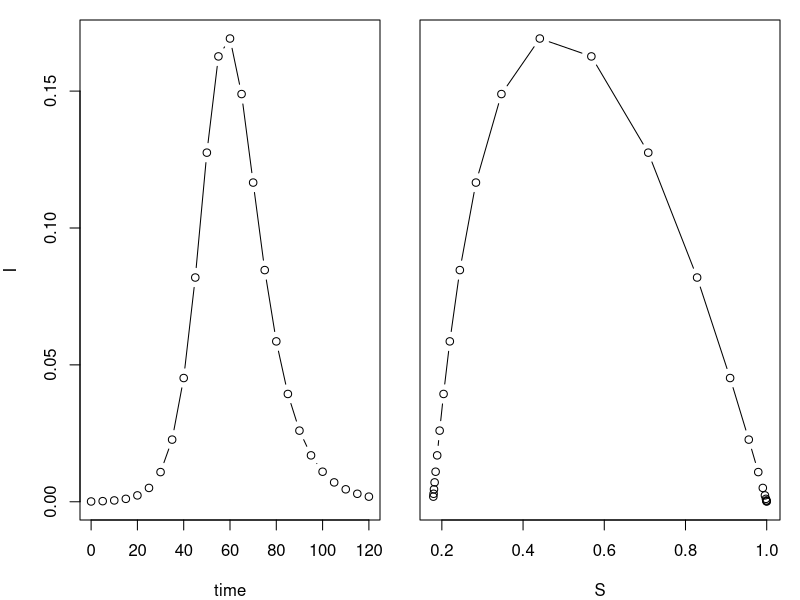
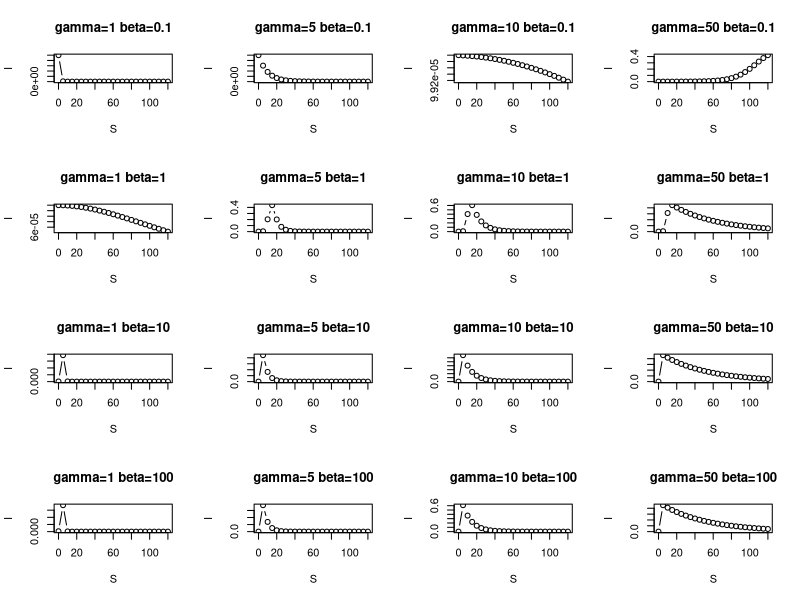
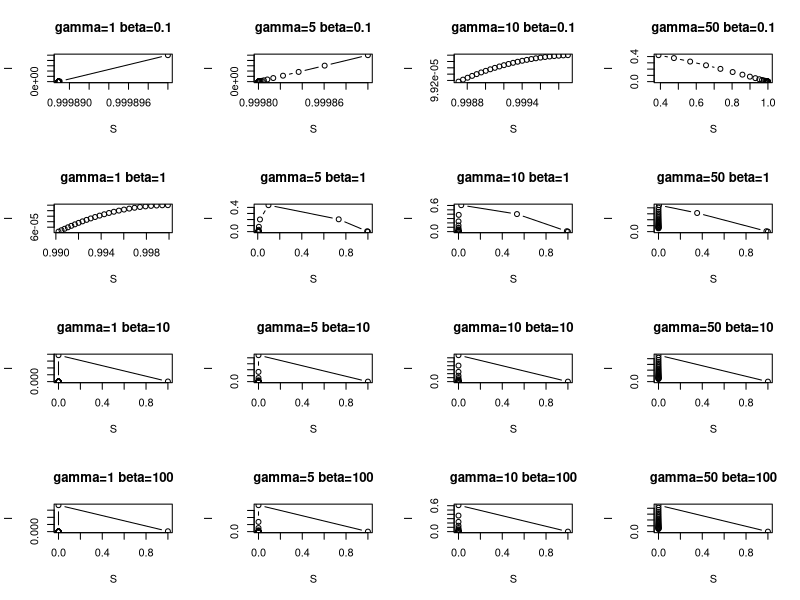
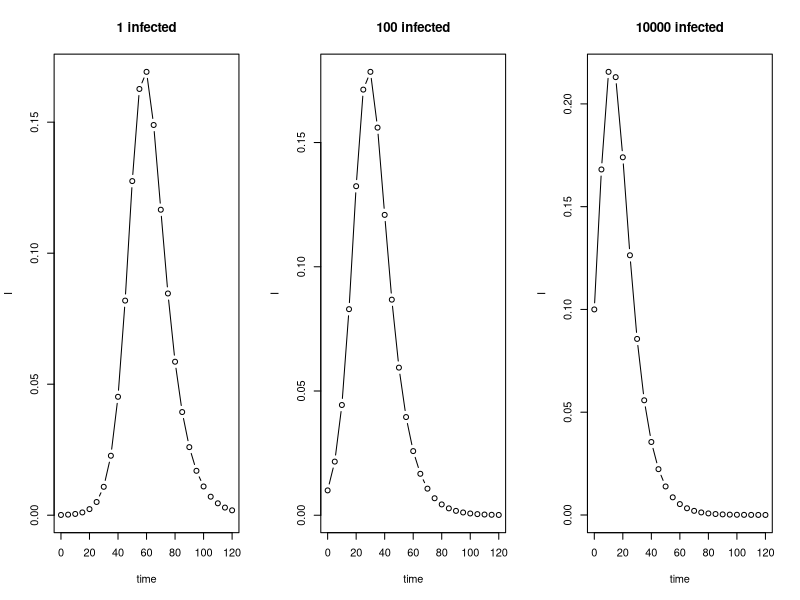
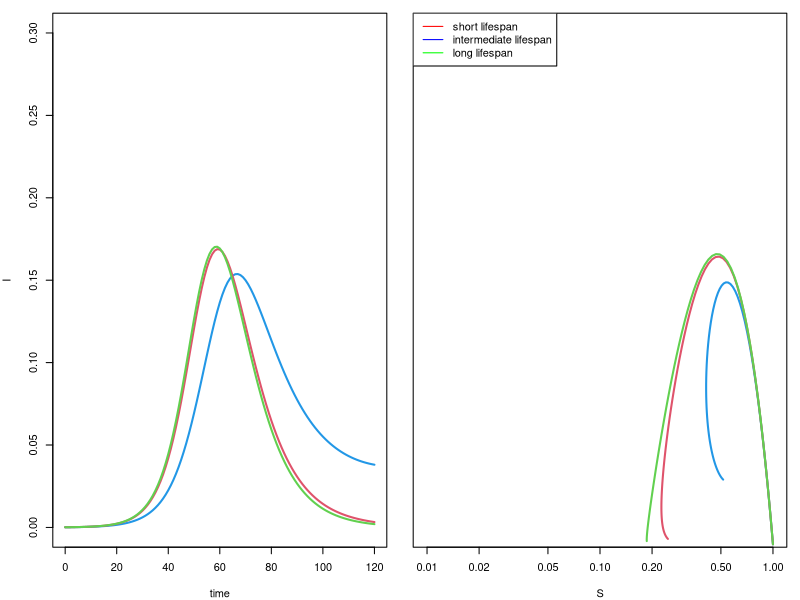
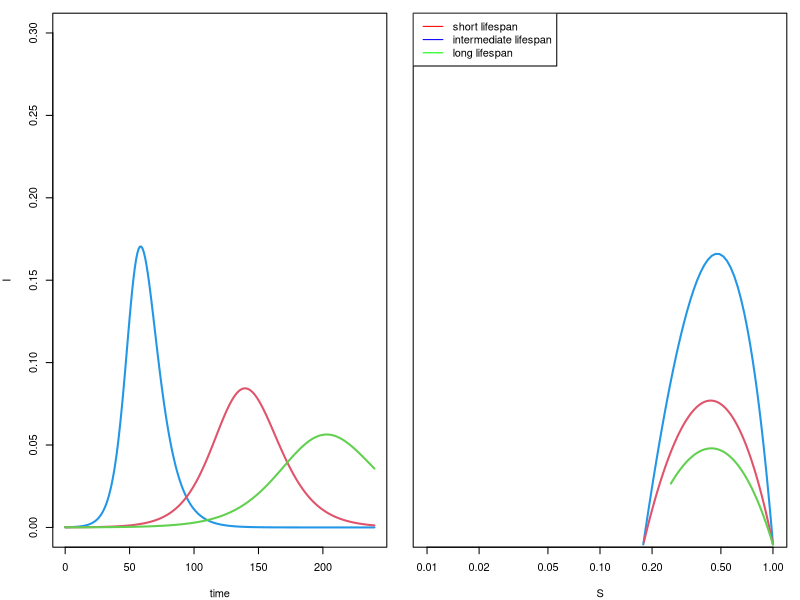

Generate these figures, in order, with R:
## Exercise 1 
## Basic SIR model

# demographically closed SIR model 

require(deSolve)

# Define the ODE model
sir.model.closed <- function(t, x, params){ #t=time, x=init.state, params=parameters
  S <- x[1]
  I <- x[2]
  R <- x[3]
  with(
    as.list(params),
    {
      dS <- -beta*S*I
      dI <- beta*S*I - gamma*I
      dR <- gamma*I
      dx <- c(dS,dI,dR)
      list(dx)
    }
  )
}

# Set initial conditions
#   time length
times <- seq(0,120,5)
#   list of parameters
params <- c(
  beta=0.3,
  gamma=1/7
)
#   Initial conditions - PROPORTIONS not NUMBERS
xstart <- c(
  S=9999/10000,
  I=1/10000,
  R=0
)

# solve the ODEs 
out <- as.data.frame(ode(xstart,times,sir.model.closed,params))

# plot the results
op <- par(fig=c(0,0.5,0,1),mar=c(4,4,1,1)) # set graph parameters
plot(data=out,I~time,type='b')                  ## Plot infected over time 
par(fig=c(0.5,1,0,1),mar=c(4,1,1,1),new=T) # set new graph parameters
plot(data=out,I~S,type='b',yaxt='n',xlab='S')   ## Plot infected vs susceptible ("phase portrait")
par(op)

########################################################################
########################################################################
## Explore dynamics over different beta and gamma values
beta_seq <- c(0.1, 1, 10, 100)
gamma_seq <- c(1, 5, 10, 50)
# time series
par(mfrow=c(4,4))
for(beta in beta_seq){
  params[["beta"]] <- beta
  
  for(gamma in gamma_seq){
  params[["gamma"]] <- 1/gamma
  
  out <- as.data.frame(ode(xstart,times,sir.model.closed,params))
  plot(data=out,I~time,type='b',xlab='S', main=paste0("gamma=",gamma, " beta=",beta))
  }
}

# phase portrait
par(mfrow=c(4,4))
for(beta in beta_seq){
  params[["beta"]] <- beta
  
  for(gamma in gamma_seq){
  params[["gamma"]] <- 1/gamma
  
  out <- as.data.frame(ode(xstart,times,sir.model.closed,params))
  plot(data=out,I~S,type='b',xlab='S', main=paste0("gamma=",gamma, " beta=",beta))
  }
}


## Explore dynamics over different initial state values
par(mfrow=c(1,3))
params <- c(beta=0.3, gamma=1/7)
xstart <- xstart <- c( # 1 infected
  S=9999/10000,
  I=1/10000,
  R=0
)
out <- as.data.frame(ode(xstart,times,sir.model.closed,params))
plot(data=out,I~time,type='b',xlab='time', main="1 infected")


xstart <- xstart <- c( # 100 infected
  S=9990/10000,
  I=100/10000,
  R=0
)
out <- as.data.frame(ode(xstart,times,sir.model.closed,params))
plot(data=out,I~time,type='b',xlab='time', main="100 infected")


xstart <- xstart <- c( # 1000 infected
  S=9000/10000,
  I=1000/10000,
  R=0
)
out <- as.data.frame(ode(xstart,times,sir.model.closed,params))
plot(data=out,I~time,type='b',xlab='time', main="10000 infected")


########################################################################
########################################################################
# Change to demographically open model
  
  sir.model.open <- function(t, x, params){ #t=time, x=init.state, params=parameters
    S <- x[1]
    I <- x[2]
    R <- x[3]
    with(
      as.list(params),
      {
        dS <- -beta*S*I + mu*(S+I+R) - mu*S
        dI <- beta*S*I - gamma*I - mu*I
        dR <- gamma*I - mu*R
        dx <- c(dS,dI,dR)
        list(dx)
      }
    )
  }
  times <- seq(0,120, 1)
  xstart <- xstart <- c( # 100 infected
    S=9999/10000,
    I=1/10000,
    R=0
  )
  # birth rate 1/(365*60) <- assumes lifespan of 60 years and 1 offspring per person
  params1 <- c(beta=0.3, gamma=1/7, mu=1/52)
  params2 <- c(beta=0.3, gamma=1/7, mu=1/520)
  params3 <- c(beta=0.3, gamma=1/7, mu=1/5200)
  
  out1 <- as.data.frame(ode(xstart,times,sir.model.open,params1))
  out2 <- as.data.frame(ode(xstart,times,sir.model.open,params2))
  out3 <- as.data.frame(ode(xstart,times,sir.model.open,params3))
  
  op <- par(fig=c(0,0.5,0,1),mar=c(4,4,1,1)) # set graph parameters
  plot(data=out1,I~time,type='l', col=4, ylim=c(0, 0.3), lwd=2)
  lines(data=out2,I~time, type='l', col=2, lwd=2)
  lines(data=out3,I~time, type='l', col=3, lwd=2)
  par(fig=c(0.5,1,0,1),mar=c(4,1,1,1),new=T) # set new graph parameters
  plot(data=out1,I~S,type='l', col=4, log='x',yaxt='n',xlab='S', ylim=c(0.01, 0.3), xlim=c(0.01, 1), lwd=2)
  lines(data=out2,I~S, type='l', col=2, lwd=2)
  lines(data=out3,I~S, type='l', col=3, lwd=2)
  legend('topleft', col=c('red','blue','green'), lty=1,
          legend=c('short lifespan', 'intermediate lifespan', 'long lifespan'))
  par(op)

########################################################################
########################################################################
# Change to SEIR model
seir.model.open <- function(t, x, params){ 
  S <- x[1]
  E <- x[2]
  I <- x[3]
  R <- x[4]
  with(
    as.list(params),
    {
      dS <- -beta*S*I + mu*(S+E+I+R) - mu*S
      dE <- beta*S*I - sigma*E - mu*E
      dI <- sigma*E - gamma*I - mu*I
      dR <- gamma*I - mu*R
      dx <- c(dS,dE,dI,dR)
      list(dx)
    }
  )
}
  
seir.model.closed <- function(t, x, params){ 
  S <- x[1]
  E <- x[2]
  I <- x[3]
  R <- x[4]
  with(
    as.list(params),
    {
      dS <- -beta*S*I 
      dE <- beta*S*I - sigma*E
      dI <- sigma*E - gamma*I
      dR <- gamma*I 
      dx <- c(dS,dE,dI,dR)
      list(dx)
    }
  )
}
times <- seq(0,240, 1)
xstart <- xstart <- c( # 100 infected
  S=9999/10000,
  E=0,
  I=1/10000,
  R=0
)

params1 <- c(beta=0.3, gamma=1/7, sigma=1/0.0001, mu=1/52)
params2 <- c(beta=0.3, gamma=1/7, sigma=1/7, mu=1/52)
params3 <- c(beta=0.3, gamma=1/7, sigma=1/14, mu=1/52)

out1 <- as.data.frame(ode(xstart,times,seir.model.closed,params1))
out2 <- as.data.frame(ode(xstart,times,seir.model.closed,params2))
out3 <- as.data.frame(ode(xstart,times,seir.model.closed,params3))

op <- par(fig=c(0,0.5,0,1),mar=c(4,4,1,1)) # set graph parameters
plot(data=out1,I~time,type='l', col=4, ylim=c(0, 0.3), lwd=2)
lines(data=out2,I~time, type='l', col=2, lwd=2)
lines(data=out3,I~time, type='l', col=3, lwd=2)
par(fig=c(0.5,1,0,1),mar=c(4,1,1,1),new=T) # set new graph parameters
plot(data=out1,I~S,type='l', col=4, log='x',yaxt='n',xlab='S', ylim=c(0.01, 0.3), xlim=c(0.01, 1), lwd=2)
lines(data=out2,I~S, type='l', col=2, lwd=2)
lines(data=out3,I~S, type='l', col=3, lwd=2)
legend('topleft', col=c('red','blue','green'), lty=1,
       legend=c('short lifespan', 'intermediate lifespan', 'long lifespan'))
par(op)
